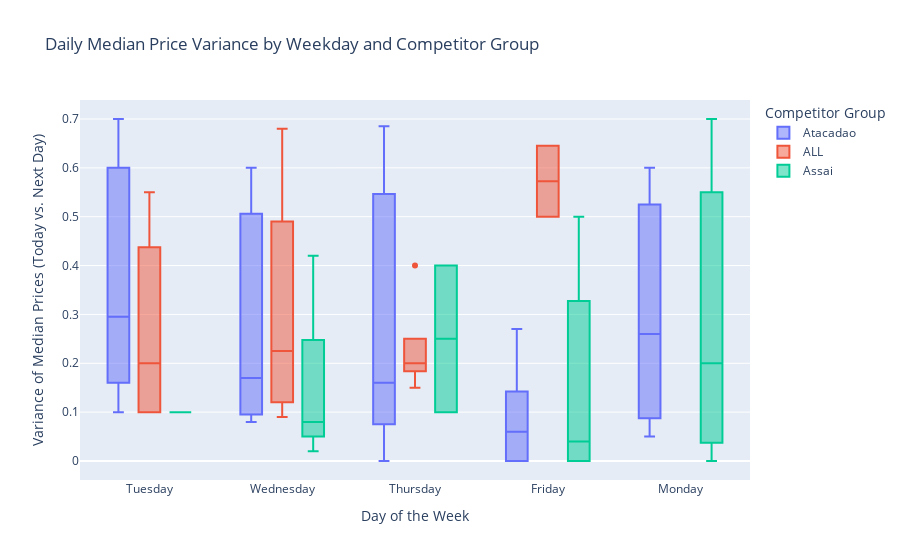

The notebook cell saved with this chart:
### Code cell
import pandas as pd
import plotly.express as px

# 1. Calcular la mediana diaria de precios por quotation_date y source_id
df_daily_median = df.groupby(['quotation_date', 'source_id', 'competitor_group', 'weekday']).agg(
    daily_median_price=('price', 'median')
).reset_index()

# 2. Calcular la variación diaria de la mediana de precios por source_id
df_daily_median['next_day_median'] = df_daily_median.groupby('source_id')['daily_median_price'].shift(-1)
df_daily_median['daily_median_variance'] = (df_daily_median['daily_median_price'] - df_daily_median['next_day_median']).abs()

# Filtrar para eliminar valores NaN que se generan en el último día sin comparación al siguiente día
df_daily_median = df_daily_median.dropna(subset=['daily_median_variance'])

# 3. Crear un boxplot que muestre los días de la semana y el grupo de competidores para cada día
fig_weekday_competitor = px.box(df_daily_median.loc[df_daily_median.source_id == 572871], x='weekday', y='daily_median_variance', color='competitor_group',
                                title="Daily Median Price Variance by Weekday and Competitor Group",
                                labels={'daily_median_variance': 'Variance of Median Prices (Today vs. Next Day)',
                                        'weekday': 'Day of the Week',
                                        'competitor_group': 'Competitor Group'})
fig_weekday_competitor.update_layout(boxmode='group')  # Agrupar los boxplots por día de la semana
fig_weekday_competitor.show()

### Figure 1 — Plotly figure (JSON) as saved in the notebook; plotly's stock layout.template omitted (floating-point values rounded to 4 significant figures)
{"data": [{"alignmentgroup": "True", "hovertemplate": "Competitor Group=Atacadao<br>Day of the Week=%{x}<br>Variance of Median Prices (Today vs. Next Day)=%{y}<extra></extra>", "legendgroup": "Atacadao", "marker": {"color": "#636efa"}, "name": "Atacadao", "notched": false, "offsetgroup": "Atacadao", "orientation": "v", "showlegend": true, "type": "box", "x": ["Tuesday", "Wednesday", "Thursday", "Friday", "Monday", "Tuesday", "Wednesday", "Thursday", "Friday", "Monday", "Tuesday", "Wednesday", "Thursday", "Friday", "Monday", "Tuesday", "Wednesday", "Thursday", "Friday", "Monday", "Tuesday", "Wednesday", "Thursday", "Friday", "Monday", "Tuesday"], "x0": " ", "xaxis": "x", "y": [0.7, 0.6, 0.5, 0, 0.6, 0.24, 0.1, 0.1, 0.06, 0.1, 0.16, 0.475, 0.685, 0, 0.26, 0.6, 0.08, 0.16, 0.27, 0.05, 0.1, 0.17, 0, 0.1, 0.5, 0.35], "y0": " ", "yaxis": "y"}, {"alignmentgroup": "True", "hovertemplate": "Competitor Group=ALL<br>Day of the Week=%{x}<br>Variance of Median Prices (Today vs. Next Day)=%{y}<extra></extra>", "legendgroup": "ALL", "marker": {"color": "#EF553B"}, "name": "ALL", "notched": false, "offsetgroup": "ALL", "orientation": "v", "showlegend": true, "type": "box", "x": ["Wednesday", "Thursday", "Friday", "Tuesday", "Wednesday", "Thursday", "Tuesday", "Wednesday", "Thursday", "Friday", "Tuesday", "Wednesday", "Thursday", "Tuesday", "Thursday", "Tuesday"], "x0": " ", "xaxis": "x", "y": [0.68, 0.4, 0.5, 0.4, 0.3, 0.2, 0.1, 0.15, 0.195, 0.645, 0.2, 0.09, 0.2, 0.1, 0.15, 0.55], "y0": " ", "yaxis": "y"}, {"alignmentgroup": "True", "hovertemplate": "Competitor Group=Assai<br>Day of the Week=%{x}<br>Variance of Median Prices (Today vs. Next Day)=%{y}<extra></extra>", "legendgroup": "Assai", "marker": {"color": "#00cc96"}, "name": "Assai", "notched": false, "offsetgroup": "Assai", "orientation": "v", "showlegend": true, "type": "box", "x": ["Wednesday", "Thursday", "Friday", "Monday", "Tuesday", "Wednesday", "Thursday", "Friday", "Monday", "Wednesday", "Friday", "Monday", "Wednesday", "Friday", "Monday", "Wednesday", "Friday", "Monday"], "x0": " ", "xaxis": "x", "y": [0.02, 0.1, 0, 0, 0.1, 0.06, 0.4, 0.5, 0.5, 0.08, 0.04, 0.7, 0.19, 0.27, 0.05, 0.42, 0, 0.2], "y0": " ", "yaxis": "y"}], "layout": {"boxmode": "group", "legend": {"title": {"text": "Competitor Group"}, "tracegroupgap": 0}, "title": {"text": "Daily Median Price Variance by Weekday and Competitor Group"}, "xaxis": {"anchor": "y", "domain": [0, 1], "title": {"text": "Day of the Week"}}, "yaxis": {"anchor": "x", "domain": [0, 1], "title": {"text": "Variance of Median Prices (Today vs. Next Day)"}}}}
